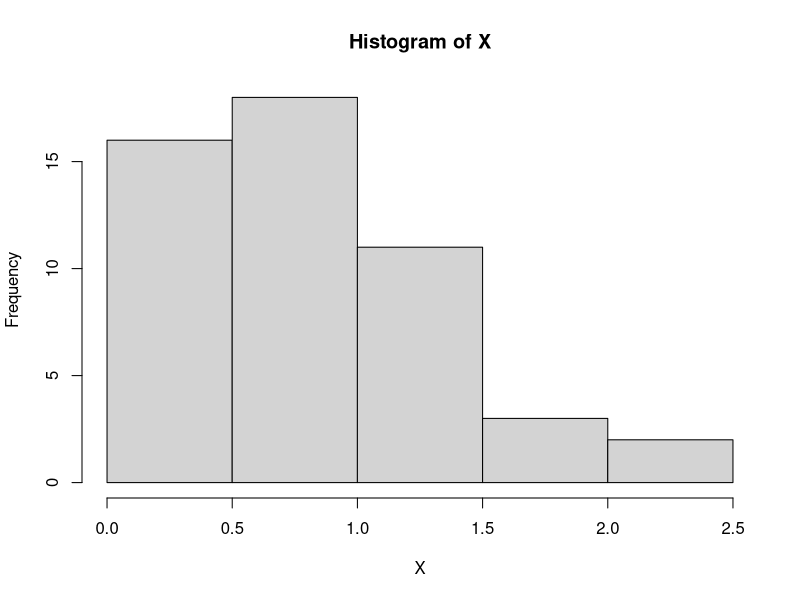

Write the R code that produced this figure.
n=50
b1=2
t1=1
b2=1.5
t2=1
p=0.4

#generating from x1
U1=runif(n,min=0,max=1)
X1=vector()
for(i in 1:n){
  X1[i]=(1/t1)*(-log(U1[i],base=exp(1)))^(1/b1)
}

#generating from x2
U2=runif(n,min=0,max=1)
X2=vector()
for(i in 1:n){
  X2[i]=(1/t2)*(-log(U2[i],base=exp(1)))^(1/b2)
}

#final generation
U=runif(n,min=0,max=1)
X=vector()
for(i in 1:n){
  if(U[i]<p)  X[i]=X1[i]
  else  X[i]=X2[i]
}

hist(X)